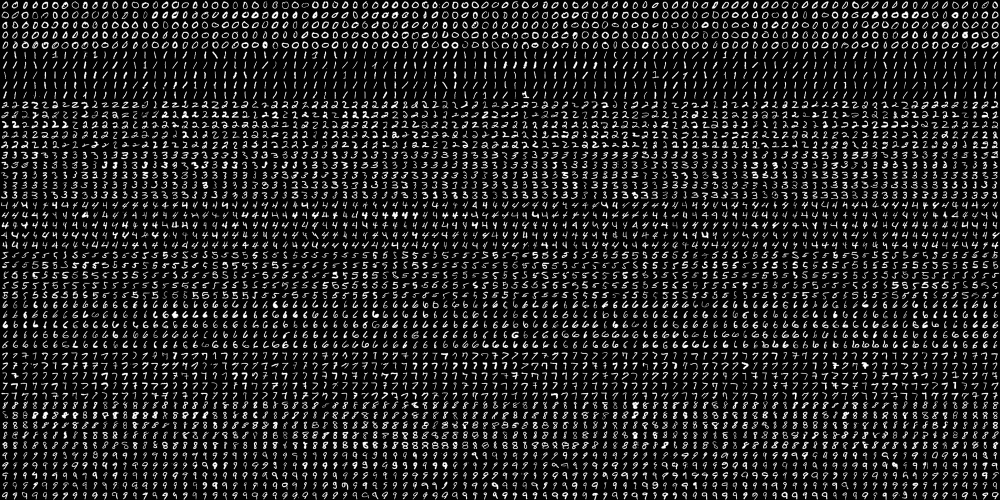
#> input picture ProjetoVisao/Codigos/KNN/images/digits.png, 2000 x 1000 px (shown at 1/2 size)
$ python KNN_LeitorNumeos.py   (older library calls are emulated)
#> lines starting #> are read from the running program, lines starting #| are printed output that depends on the picture; after the words box and inside, x2 and y2 are one past the last pixel; in counts of white or black regions, pixels touching at a corner belong together
#Bibliotecas
import cv2
import numpy as np

#######################PARTE 1#######################

#Definindo Funcoes

#Esta funcao pega o contorno de findContours
#entao a saida sera os centroides das coordenadas
def x_cord_contour(contour):

    M = cv2.moments(contour)
    return (int(M['m10']/M['m00']))

#Esta funcao pega uma imagem e determina as dimensoes dos quadrados
#Adicioa margens pretas onde necessario
def makeSquare(not_square):

    BLACK = [0,0,0]
    img_dim = not_square.shape
    height = img_dim[0]
    width = img_dim[1]
    if (height == width):
        square = not_square
        return square
    else:
        doublesize = cv2.resize(not_square,(2*width, 2*height), interpolation = cv2.INTER_CUBIC)
        height = height * 2
        width = width * 2
        if (height > width):
            pad = (height - width)/2
            doublesize_square = cv2.copyMakeBorder(doublesize,0,0,int(pad),\
                                                   int(pad),cv2.BORDER_CONSTANT,value=BLACK)
        else:
            pad = (width - height)/2

            doublesize_square = cv2.copyMakeBorder(doublesize,int(pad),int(pad),0,0,\
                                                   cv2.BORDER_CONSTANT,value=BLACK)
    doublesize_square_dim = doublesize_square.shape

    return doublesize_square

#Esta funcao redefine o tamanho da imagem para uma diensao especifica
def resize_to_pixel(dimensions, image):

    buffer_pix = 4
    dimensions  = dimensions - buffer_pix
    squared = image
    r = float(dimensions) / squared.shape[1]
    dim = (dimensions, int(squared.shape[0] * r))
    resized = cv2.resize(image, dim, interpolation = cv2.INTER_AREA)
    img_dim2 = resized.shape
    height_r = img_dim2[0]
    width_r = img_dim2[1]
    BLACK = [0,0,0]
    if (height_r > width_r):
        resized = cv2.copyMakeBorder(resized,0,0,0,1,cv2.BORDER_CONSTANT,value=BLACK)
    if (height_r < width_r):
        resized = cv2.copyMakeBorder(resized,1,0,0,0,cv2.BORDER_CONSTANT,value=BLACK)
    p = 2
    ReSizedImg = cv2.copyMakeBorder(resized,p,p,p,p,cv2.BORDER_CONSTANT,value=BLACK)
    img_dim = ReSizedImg.shape
    height = img_dim[0]
    width = img_dim[1]
    return ReSizedImg

#######################PARTE 2#######################

#Abri digitos que serao utilizados
image = cv2.imread('images/digits.png')
#> image is the input picture: shape (1000, 2000, 3); min 0, max 255, mean 33.8
gray = cv2.cvtColor(image,cv2.COLOR_BGR2GRAY)
small = cv2.pyrDown(image)

cv2.waitKey(0)
cv2.destroyAllWindows()

#Separa a imagem em 5000 celulas, cada uma com um tamanho de 20x20
#Isto nos da um array de 4 dimensoes: 50 x 100 x 20 x 20
cells = [np.hsplit(row,100) for row in np.vsplit(gray,50)]
#> cells = 50 items

#Converte os dados para Numpy Array (50,100,20,20)
x = np.array(cells)

#Separa todos os dados dentro de dois segmentos
#Um sera usado para treinamento e o outro para testes
train = x[:,:70].reshape(-1,400).astype(np.float32) # Tamanho = (3500,400)
test = x[:,70:100].reshape(-1,400).astype(np.float32) # Tamanho = (1500,400)
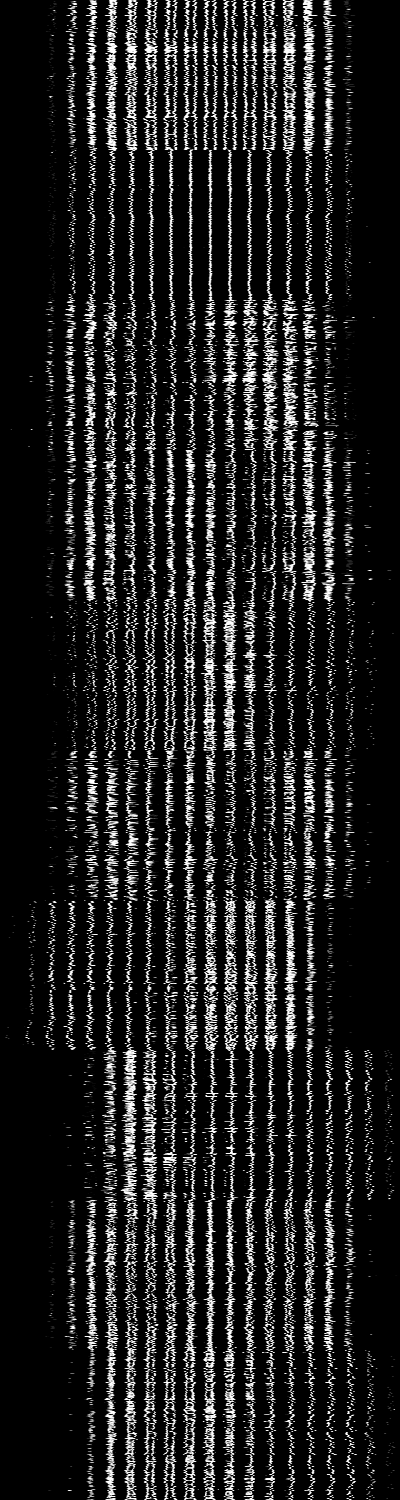
#> test: shape (1500, 400) float32; min 0, max 255, mean 33.8

#Nomeia dados para treinamento e dados
k = [0,1,2,3,4,5,6,7,8,9]
train_labels = np.repeat(k,350)[:,np.newaxis]
test_labels = np.repeat(k,150)[:,np.newaxis]

#Inicia KNN, treina os dados, e entao testa com os dados para k=3
knn = cv2.ml.KNearest_create()
knn.train(train, cv2.ml.ROW_SAMPLE, train_labels)
ret, result, neighbors, distance = knn.findNearest(test, k=3)
#> ret = 0; result = 1500 values, max 9 at index 546, min 0 at index 0, mean 4.46; neighbors = 1500 rows, first 8: [0, 0, 0], [0, 0, 0], [0, 0, 0], [0, 0, 0], [0, 0, 0], [0, 0, 0], [0, 0, 0], [0, 0, 0]; distance = 1500 rows, first 8: [771799, 787246, 821341], [916008, 1053323, 1083589], [452262, 472470, 523199], [699510, 717288, 728714], [506154, 571763, 631203], [630256, 699302, 711550], [688307, 697413, 722577], [629131, 681500, 744434]

#Agora verifica-se a precisao da classificacao
matches = result == test_labels
correct = np.count_nonzero(matches)
#> correct = 1402
#accuracy = correct * (100.0 / result.size)
#print("Precisao de %.2f" % accuracy + "%")


#######################PARTE 3#######################

#Agora que os dados foram treinados o algoritmo de leitura de numeros sera executado
image = cv2.imread('images/numbers5.jpeg')
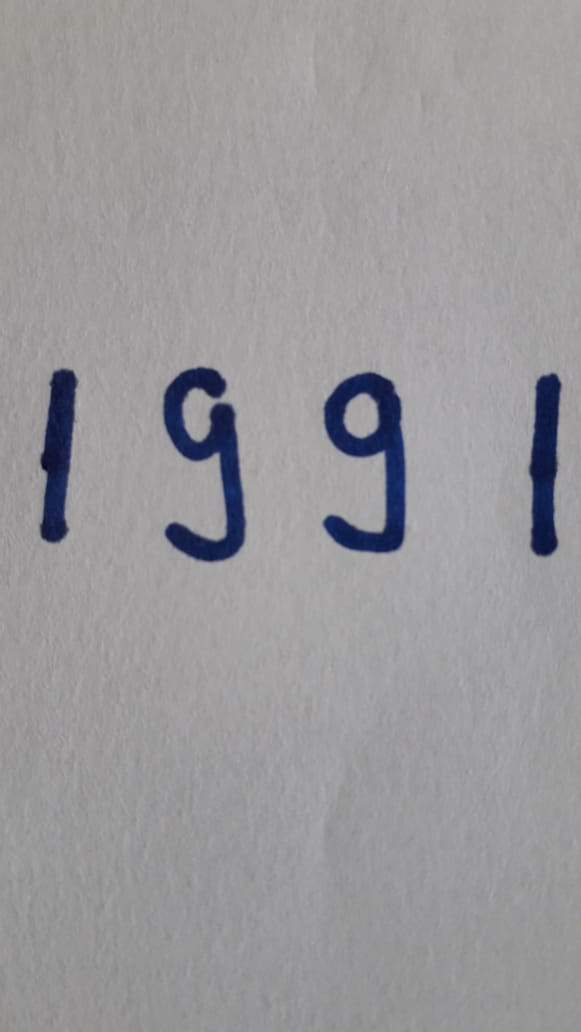
#> input picture ProjetoVisao/Codigos/KNN/images/numbers5.jpeg, 581 x 1032 px
#> image is the input picture: shape (1032, 581, 3); mean B, G, R 155.1, 152.8, 153.6
gray = cv2.cvtColor(image,cv2.COLOR_BGR2GRAY)
#> gray: shape (1032, 581)
cv2.imshow("image", image)


#A imagem sera borrada e o algoritmo canny de deteccao de borda sera utilizado
blurred = cv2.GaussianBlur(gray, (5, 5), 0)
edged = cv2.Canny(blurred, 30, 150)
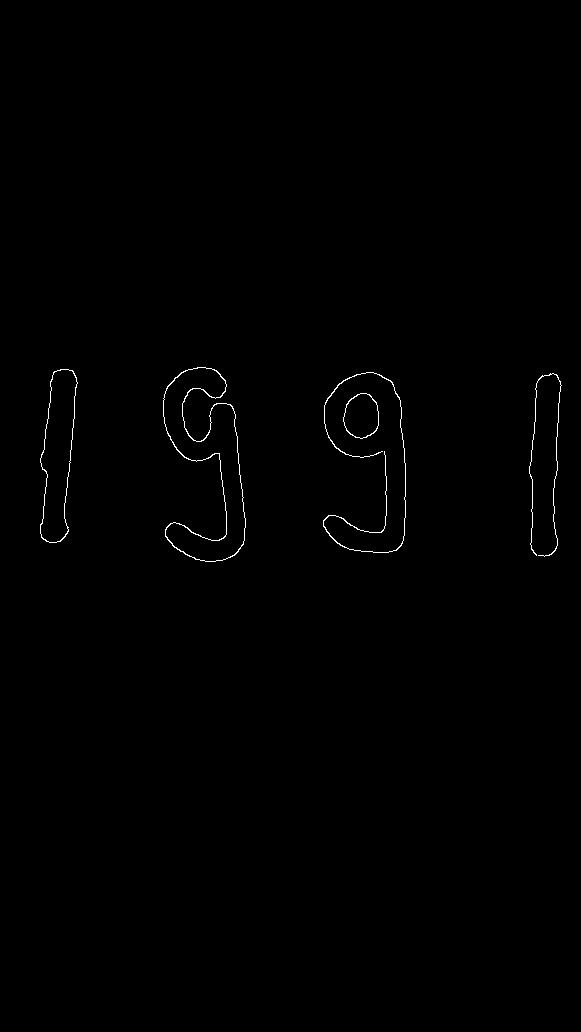
#> edged: shape (1032, 581); 0.41% white in thin lines or dots, all inside (x1, y1, x2, y2) = (40, 367, 562, 562)

#Encontra contornos
_, contours, _ = cv2.findContours(edged.copy(), cv2.RETR_EXTERNAL, cv2.CHAIN_APPROX_SIMPLE)
#> contours = 5 contours; box (x1, y1, x2, y2) and area: (163, 367, 246, 562) 7278, (40, 369, 78, 543) 4192, (343, 393, 379, 439) 1237, (323, 372, 406, 553) 96, (529, 373, 562, 557) 22

#Ordena os contornos da esquerda para a direita usando suas coordenadas x
contours = sorted(contours, key=x_cord_contour, reverse = False)
#> in x_cord_contour, `M = cv2.moments(contour)`: M = moments, m00 1237, centre m10/m00, m01/m00 = (361.1, 415.8)

#Cria um array vazio
full_number = []

#Laco de repeticao para contornos
for c in contours:
    (x, y, w, h) = cv2.boundingRect(c)

    if w >= 5 and h >= 25:
        roi = blurred[y:y + h, x:x + w]
        ret, roi = cv2.threshold(roi, 127, 255,cv2.THRESH_BINARY_INV)

        squared = makeSquare(roi)
        final = resize_to_pixel(20, squared)
        cv2.imshow("final", final)
        final_array = final.reshape((1,400))
        final_array = final_array.astype(np.float32)
        ret, result, neighbours, dist = knn.findNearest(final_array, k=1)
        number = str(int(float(result[0])))
        full_number.append(number)
        #Desenha um retangulo sobre o digito e mosta o que o digito classificou
        cv2.rectangle(image, (x, y), (x + w, y + h), (0, 0, 255), 2)
        cv2.putText(image, number, (x , y + 155),
            cv2.FONT_HERSHEY_COMPLEX, 2, (255, 0, 0), 2)
        cv2.waitKey(0)
#> this loop made 5 passes
#> (x, y, w, h, pad in makeSquare, doublesize_square_dim in makeSquare, r in resize_to_pixel) on passes 1 to 5: (40, 369, 38, 174, 136, (348, 348), 0.046), (163, 367, 83, 195, 112, (390, 390), 0.041), (323, 372, 83, 181, 98, (362, 362), 0.0442), (343, 393, 36, 46, 10, (92, 92), 0.174), (529, 373, 33, 184, 151, (368, 368), 0.0435)
#> pass 1, in makeSquare, `doublesize = cv2.resize(not_square,(2*width, 2*height), interpolation ..`:
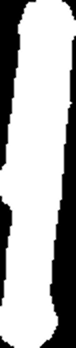
#> doublesize: shape (348, 76); min 0, max 255, mean 177.3
#> pass 1, in makeSquare, `doublesize_square = cv2.copyMakeBorder(doublesize,0,0,int(pad),\ int(p..`:
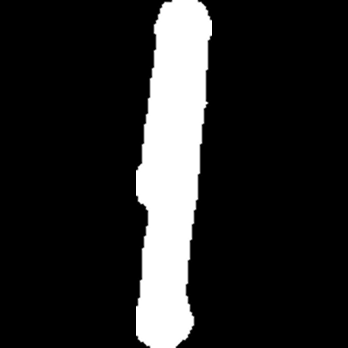
#> doublesize_square: shape (348, 348); min 0, max 255, mean 38.7
#> after the loop:
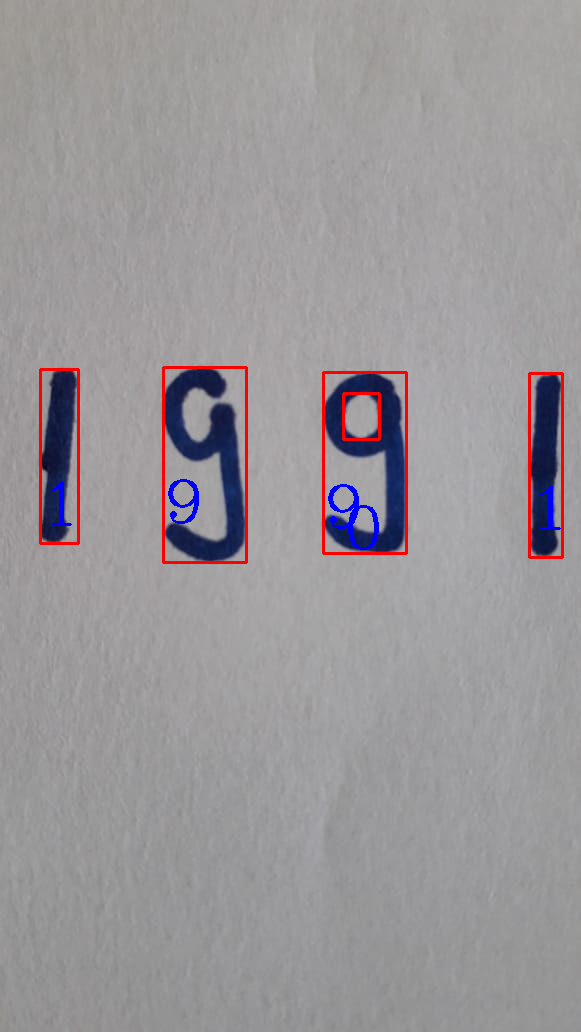
#> image: shape (1032, 581, 3); 1.39% of pixels changed, all inside (x1, y1, x2, y2) = (39, 366, 564, 564)
#> after the loop:
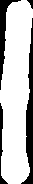
#> roi: shape (184, 33); 76.4% white; 4 black regions, box (x1, y1, x2, y2) and area: (21, 18, 33, 184) 777, (0, 0, 21, 90) 448, (0, 103, 8, 184) 182, (27, 0, 33, 9) 28
#> after the loop, full_number = ['1', '9', '9', '0', '1']

cv2.destroyAllWindows()

#Resultado final mostrado no terminal
print ("O numero eh: " + ''.join(full_number))
#| O numero eh: 19901
